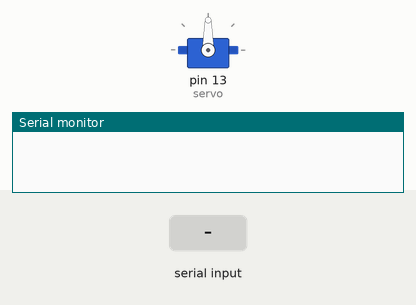
Recording of a sketch running on a simulated Arduino Uno, built with avr-gcc and run on an emulated ATmega328P. Parts: servo, the last lines printed to the serial monitor. Inputs (shaded band) come from the test bench.

Above: at 1.2 s.
1.3 s: "1" received over Serial
At 2.5 s:
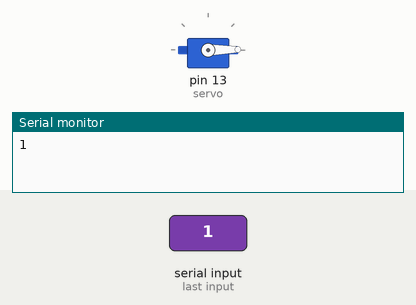
2.8 s: "0" received over Serial
At 3.7 s:
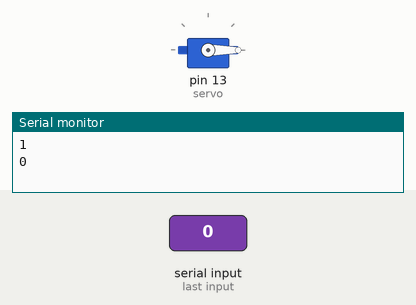
Timing chart, 0 to 5.8 s (numbered marks = the images above; inputs shaded):
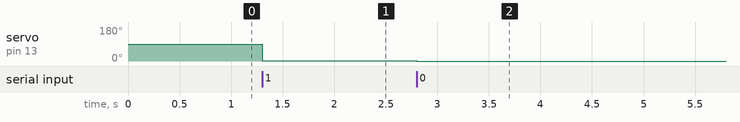

The sketch:

servo_motor.ino
```cpp
#include <Servo.h>
Servo servo;
//int sw;
int angle=90;
void setup() {
  // put your setup code here, to run once:
  Serial.begin(9600);
  servo.attach(13);
  servo.write(angle);

}

void serialEvent(){

  byte sw=Serial.read();
  if(sw==0x0a)return;
  sw=sw-0x30;
  Serial.println(sw);
  angle=sw;

  return;
}

void loop() {
//  byte sw=Serial.read();
//  sw=sw-0x30;

//  if(sw==0){
//    sw=(int)sw;
//    angle=45;
//    Serial.println(sw);
//  }
//  if(sw==1){
//    angle=120;
//    Serial.println(sw);
//  }

  servo.write(angle);

//  servo.writeMicroseconds(1000);

}
```

Measured:
- after the input at 1.3 s, servo on pin 13 (servo): 90° → 1° at once
- after the input at 2.8 s, servo on pin 13 (servo): 1° → 0° at once
